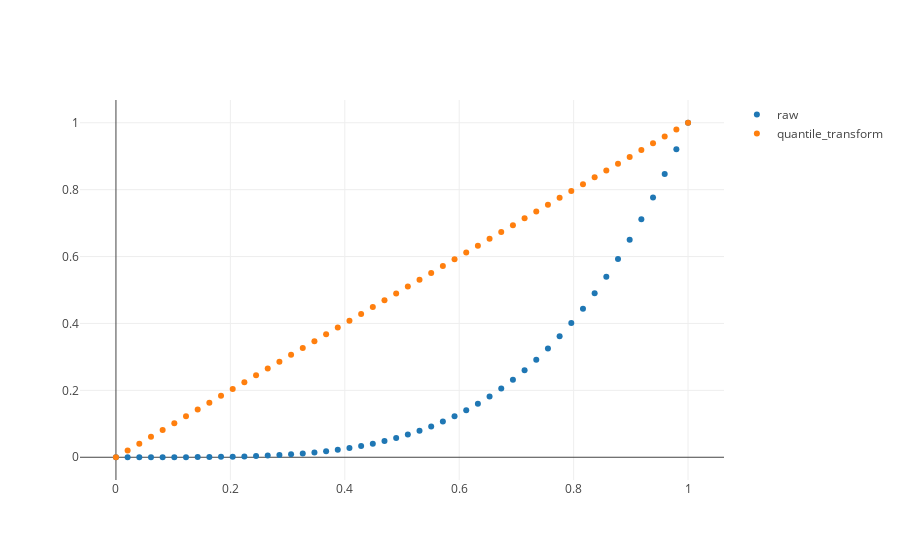

Here is the notebook cell this chart was saved with:
### Code cell
import plotly.offline as py
import plotly.graph_objs as go
import numpy as np
from sklearn.preprocessing import QuantileTransformer

x = np.linspace(0, 1, 50)

y = x**4

y_ = QuantileTransformer().fit_transform(y[:, None]).squeeze()

py.iplot([go.Scatter(x=x, y=y, name='raw', mode='markers'), 
          go.Scatter(x=x, y=y_, name='quantile_transform', mode='markers')])
